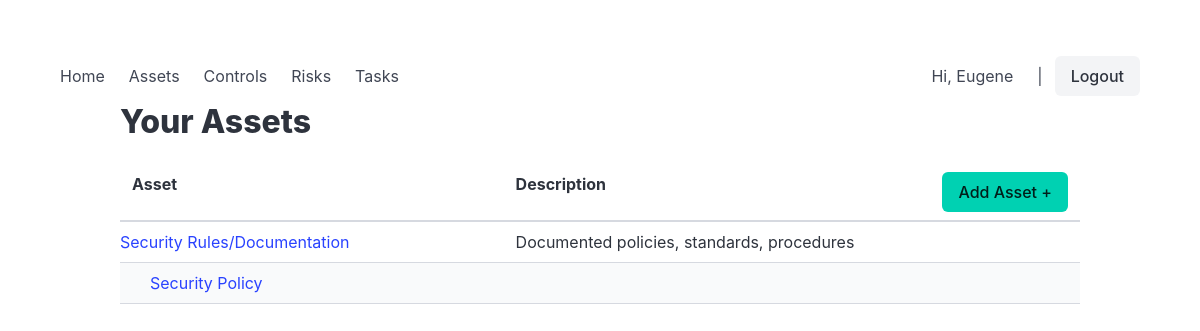
Before: /car/asset/ (signed in) with the older database file.
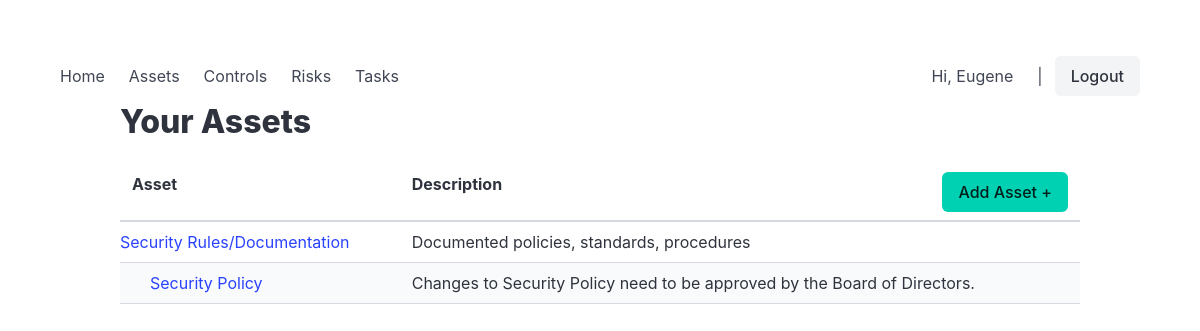
After: the same page with the newer database file.
### car/models.py (models this page shows, shortened)
class TimestampedModel(models.Model):
    created_at = models.DateTimeField(auto_now_add=True)
    updated_at = models.DateTimeField(auto_now=True)
    created_by = models.ForeignKey(
        settings.AUTH_USER_MODEL,
        null=True,
        blank=True,
        on_delete=models.SET_NULL,
        related_name="%(class)s_created",
        editable=False,
    )
    updated_by = models.ForeignKey(
        settings.AUTH_USER_MODEL,
        null=True,
        blank=True,
        on_delete=models.SET_NULL,
        related_name="%(class)s_updated",
        editable=False,
    )
    updated_by_username = models.CharField(
        max_length=150,
        blank=True,
        editable=False,
    )
    class Meta:
        abstract = True

class Asset(TimestampedModel):
    name = models.CharField(max_length=200)
    description = models.TextField(blank=True)
    parent = models.ForeignKey(
        "self",
        null=True,
        blank=True,
        on_delete=models.PROTECT,
        related_name="children"
    )
    owner = models.ForeignKey(Owner,on_delete=models.PROTECT,blank=True,null=True)
    is_active = models.BooleanField(default=True)
    history = HistoricalRecords()
    class Meta:
        ordering = ["name"]

### car/views.py (the view)
# urls.py: path("asset/", views.asset_list, name="asset_list"),
def asset_list(request):
    asset_list = build_asset_tree(request.user)
    can_edit = can_edit_asset(request.user, asset_list[0]) if asset_list else False
    context = {"asset_list": asset_list, "ptitle": "Your assets", "can_edit": can_edit}
    return render(request, "car/asset_list.html", context)

### car/views.py (called while the page is built)
def build_asset_tree(user,parent=None, level=0):
    rows = []
    assets = Asset.objects.filter(owner__users=user,parent=parent).order_by("name")
    for asset in assets:
        asset.level = level          # for indentation
        asset.indent = asset.level * 30
        rows.append(asset)
        rows.extend(build_asset_tree(user,asset, level + 1))
    return rows

def can_edit_asset(user,control):
    return OwnerMembership.objects.filter(
        owner=control.owner,
        user=user,
        role__in=["OWNER", "MANAGER", "MEMBER"]
    ).exists()

### car/templates/car/asset_list.html (shortened to what this page needs)
{% extends "car/base.html" %}
{% block content %}
{% load static %}
    <div class="container">
      <h1 class="title">Your Assets</h1>
      <table class="table is-striped is-hoverable is-fullwidth">
        <thead>
          <tr>
            <th>Asset</th>
            <th>Description
              <div style="float: right;"><a href="{% url 'asset_form' 0 %}"><span title="Add new Asset" class="button is-primary">Add Asset +</span></a></div>
            </th>
          </tr>
        </thead>
        <tbody>
          <tr>
        {% for ass in asset_list %}
            <td style="padding-left: {{ ass.indent }}px;">
                <a href="{% url 'asset_form' ass.pk %}">{{ ass.name }}</a>
            </td>
            <td>{{ ass.description }}</td>
          </tr><tr>
        {% empty %}
            <td colspan="2">No assets are assigned to you.</td>
        {% endfor %}
          </tr>
        </tbody>
      </table>
    </div>
{% endblock %}

Changed rows visible on the page:
changed Asset "Security Policy": description (not shown) → "Changes to Security Policy need to be approved by the Board of Directors."
